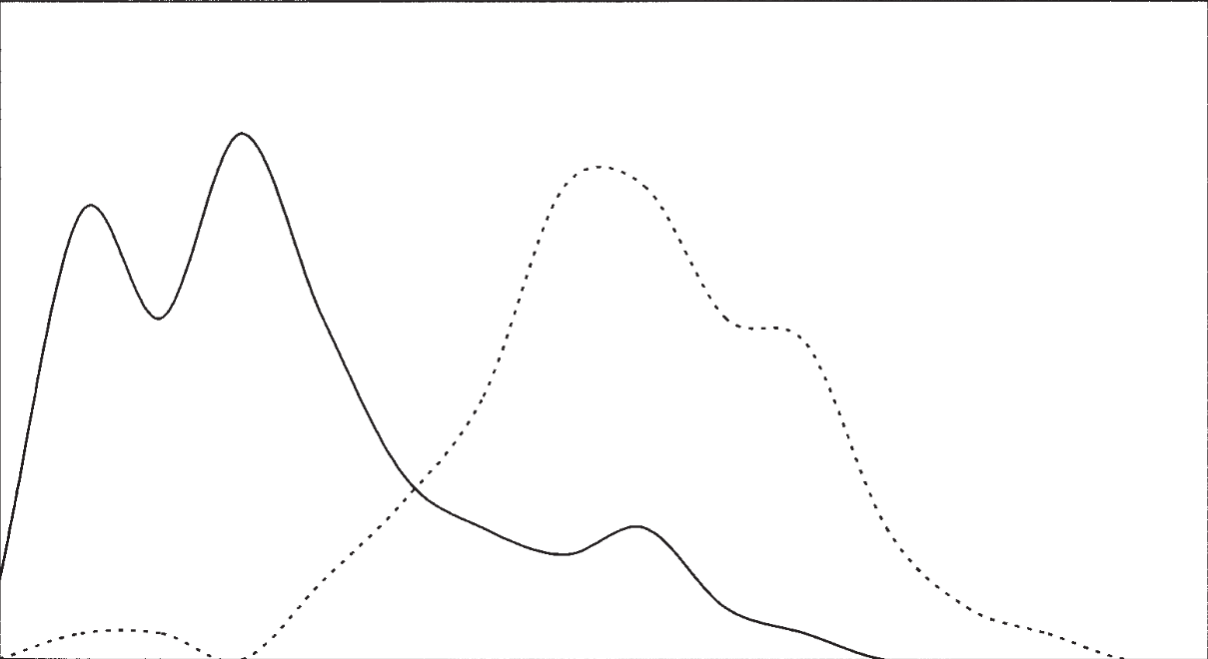
#> input picture empathy/emp.png, 1208 x 659 px
$ python empathy.py
#> lines starting #> are read from the running program, lines starting #| are printed output that depends on the picture
import matplotlib.pyplot as plt
img = plt.imread("emp.png")
#> img is the input picture: shape (659, 1208, 4) float32; mean R, G, B, A 0.99, 0.99, 0.99, 1
fig, ax = plt.subplots()
fig.set_size_inches(18.5, 10.5)

xmax=80
x = range(xmax)
ax.imshow(img, extent=[0,xmax,0,25])

height = 20
width=3

values = [
    ("Hay", 15, height+2),
    ("Mumble", 17, height),
    ("Derp", 33, height),
    ("Camille", 35, height+2),
    ("Rouse", 49, height+2),
    ("Stew", 52, height),
    ("Colleen", 55, height),
    ("Ariana", 70, height-2),
    ("Rob (ari)", 76, height),
    ("Audrey", 76, height+2)
]

last=-1
lastwidth=width
for name, val, nameheight in values:

    if val == last:
        lastwidth=lastwidth-1
    else:
        lastwidth=width

    xval = [val,val]
    yval = [0,nameheight]
    plt.text(val, nameheight, name)
    ax.plot(xval,yval, label=name,linewidth=lastwidth )
    last = val

plt.tight_layout()
plt.savefig("emp.pdf")
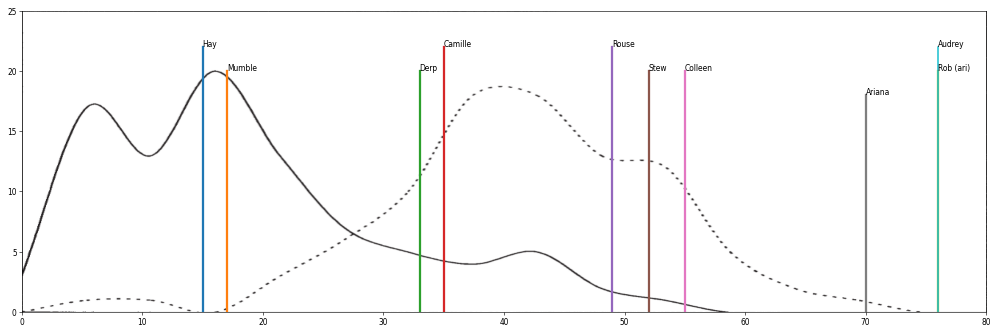
#> figure drawn by matplotlib, 1 panel
